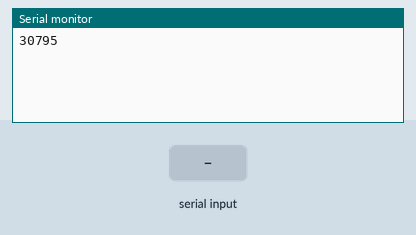
Simulated run of this sketch. Board: Arduino Uno, built with avr-gcc and run on an emulated ATmega328P. Shown: the last lines printed to the serial monitor. Inputs (shaded band) come from the test bench.

Above: at 1.2 s.
1.3 s: "1" received over Serial
At 3.5 s:
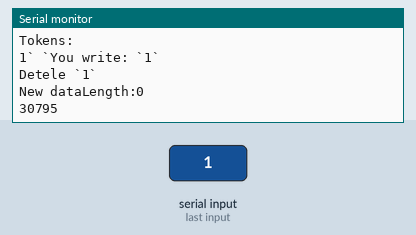
3.8 s: "0" received over Serial
At 5.2 s:
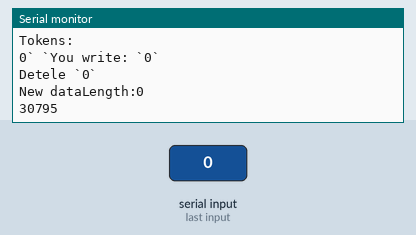
5.3 s: "2" received over Serial
At 6.7 s:
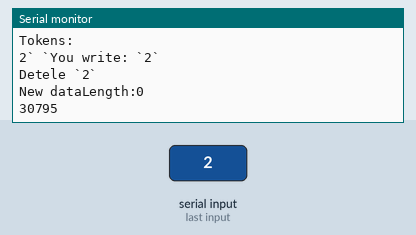
Timing chart, 0 to 8.3 s (numbered marks = the images above; inputs shaded):
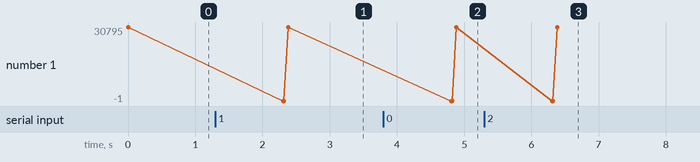

The sketch:

natrix.ino
```cpp
#include <Arduino.h>
#include "Tokenizer.h"
#include "memoryfree.h"

void setup() {
    Serial.begin(9600);
}

Tokenizer tokenizer;

void loop() {

    Serial.println(freeMemory());

    String string = "";

    while (string.length() == 0) {
        string = Serial.readString();
    }

    tokenizer.parse(string);

    Serial.println("Tokens:");
    for (int i = 0; i < tokenizer.length(); i++) {
        Serial.print(*((String *) tokenizer[i]));
        Serial.print("` `");
    }

    Serial.print("You write: `");
    Serial.print(string);
    Serial.println("`");

    tokenizer.clear();
}
```

Array.cpp
```cpp
//
// Created by ktulhy on 02.01.16.
//

#include "Array.h"
Array::Array() {
    _length = 0;
    dataLength = CHUNK_SIZE;
    data = (void **) malloc(dataLength * sizeof(void *));
}

void Array::append(void *ptr) {
    if (_length == dataLength) {
        rebuild();
    }

    data[_length] = ptr;
    _length++;
}

void Array::rebuild() {
    dataLength += CHUNK_SIZE;
    data = (void **) realloc(data, dataLength * sizeof(void *));
}

void Array::squeeze() {
    Serial.print("New dataLength:");
    dataLength = (_length / CHUNK_SIZE) * CHUNK_SIZE; // + CHUNK_SIZE
    Serial.println(dataLength);
    rebuild(); // Этот лишний чанк реализуется здесь
}

void *Array::operator[](unsigned int index) {
    if (index < _length) {
        return data[index];
    } else {
        return NULL;
    }
}

void Array::clear() {
    for (int i = 0; i < _length; i++) {
        delete data[i];
    }
    _length = 0;
}

void *Array::pop() {
    if (0 == _length)
        return NULL;

    _length--;
    return data[_length];
}

unsigned int Array::length() {
    return _length;
}

Array::~Array() {
    clear();
    free(data);
}
```

Array.h
```cpp
//
// Created by ktulhy on 02.01.16.
//

#ifndef NATRIX_ARRAY_H
#define NATRIX_ARRAY_H

#define CHUNK_SIZE (4)

#include "Arduino.h"

class Array {
public:
    Array();
    ~Array();
    void append(void *ptr);
    void clear();
    void *pop();
    void squeeze();

    unsigned int length();
    void *operator[](unsigned int index);
private:
    void rebuild();

    unsigned int _length;
    unsigned int dataLength;
    void **data;
};


#endif //NATRIX_ARRAY_H
```

Tokenizer.cpp
```cpp
//
// Created by ktulhy on 02.01.16.
//

#include "Tokenizer.h"

String addableSymbols = "()[]+-/*%=,;";
String hideSymbols = " ";

Tokenizer::Tokenizer() {
    tokens = new Array();
}

Tokenizer::~Tokenizer() {
    clear();
    delete tokens;
}

void* Tokenizer::operator[](unsigned int index) {
    return (*tokens)[index];
}

unsigned int Tokenizer::length() {
    return tokens->length();
}

void Tokenizer::clear() {
    String *string = NULL;
    while (NULL != (string = (String *) tokens->pop())) {
        Serial.print("Detele `");
        Serial.print(*string);
        Serial.println("`");
        delete string;
    }

    tokens->squeeze();
}

void Tokenizer::parse(String &s) {
    size_t start = 0;
    size_t end = 0;

    for (end = 0; end < s.length(); end++) {
        char ch = s[end];
        Serial.print(start);
        Serial.print(", ");
        Serial.println(end);
        Serial.print(">");
        Serial.print(s.substring(start, end));
        Serial.println("<");

        int asIndex = addableSymbols.indexOf(ch);
        Serial.println(asIndex);
        if (-1 != asIndex) {
            if (start != end) {
                String *string = new String();
                *string = s.substring(start, end);
                Serial.println(*string);
                tokens->append(string);
            }
            start = end + 1;
            String *token = new String(addableSymbols[asIndex]);
            tokens->append(token);
            continue;
        }

        int hsIndex = hideSymbols.indexOf(ch);
        Serial.println(hsIndex);
        if (-1 != hsIndex) {
            if (start != end) {
                String *string = new String;
                *string = s.substring(start, end);
                Serial.println(*string);
                tokens->append(string);
            }
            start = end + 1;
            continue;
        }
    }

    if (end >= start) {
        String *string = new String(s.substring(start, end));
        Serial.println(*string);
        tokens->append(string);
    }
}
```

Tokenizer.h
```cpp
//
// Created by ktulhy on 02.01.16.
//

#ifndef NATRIX_TOKENIZER_H
#define NATRIX_TOKENIZER_H

#include "Array.h"
#include "WString.h"

class Tokenizer {
public:
    Tokenizer();
    ~Tokenizer();
    void parse(String &s);
    void clear();
    void *operator[](unsigned int index);
    unsigned int length();
private:
    Array *tokens;
};


#endif //NATRIX_TOKENIZER_H
```

memoryfree.cpp
```cpp
//
// Created by ktulhy on 02.01.16.
//
#if (ARDUINO >= 100)
#include <Arduino.h>
#else
#include <WProgram.h>
#endif

extern unsigned int __heap_start;
extern void *__brkval;

/*
 * The free list structure as maintained by the
 * avr-libc memory allocation routines.
 */
struct __freelist {
    size_t sz;
    struct __freelist *nx;
};

/* The head of the free list structure */
extern struct __freelist *__flp;

#include "memoryfree.h"

/* Calculates the size of the free list */
int freeListSize() {
    struct __freelist* current;
    int total = 0;
    for (current = __flp; current; current = current->nx) {
        total += 2; /* Add two bytes for the memory block's header  */
        total += (int) current->sz;
    }
    return total;
}

int freeMemory() {
    int free_memory;
    if ((int)__brkval == 0) {
        free_memory = ((int)&free_memory) - ((int)&__heap_start);
    } else {
        free_memory = ((int)&free_memory) - ((int)__brkval);
        free_memory += freeListSize();
    }
    return free_memory;
}
```

memoryfree.h
```cpp
// MemoryFree library based on code posted here:
// http://www.arduino.cc/cgi-bin/yabb2/YaBB.pl?num=1213583720/15
// Extended by Matthew Murdoch to include walking of the free list.

#ifndef MEMORY_FREE_H
#define MEMORY_FREE_H

#ifdef __cplusplus
extern "C" {
#endif

int freeMemory();

#ifdef  __cplusplus
}
#endif

#endif
```

Measured:
- after the input at 1.3 s, the serial monitor: prints a new line after 1.0 s (image 1)
- after the input at 3.8 s, the serial monitor: prints a new line after 1.0 s (image 2)
- after the input at 5.3 s, the serial monitor: prints a new line after 1.0 s (image 3)
